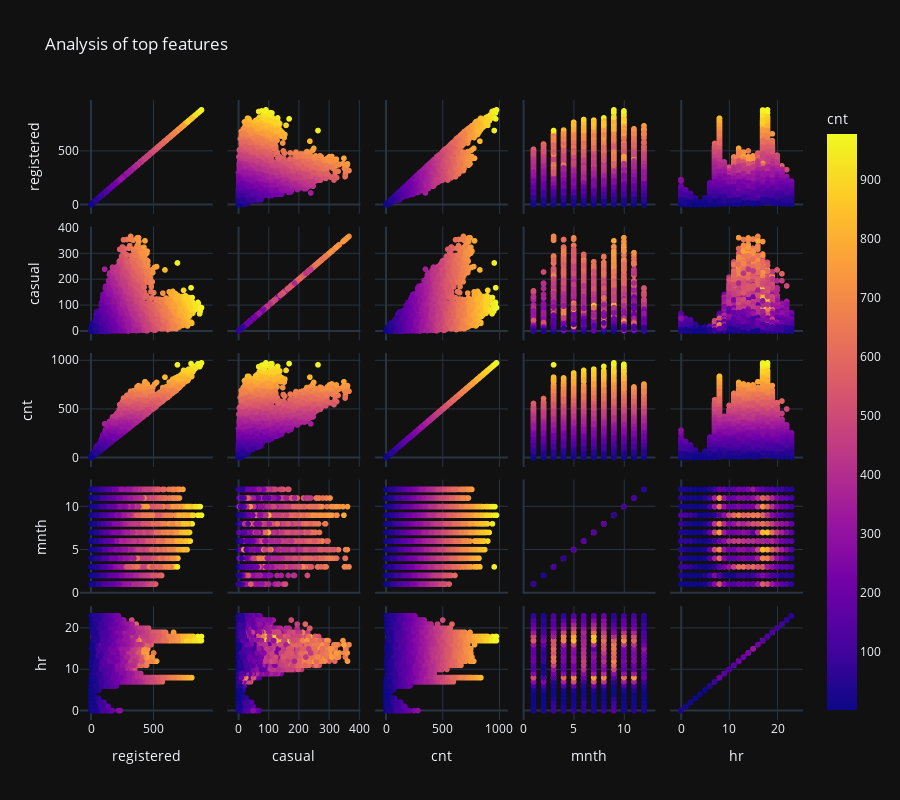

This figure's notebook cell:
### Markdown cell above
## Figures

### Code cell
px.scatter_matrix(
    hour, dimensions=["registered", "casual", "cnt", "mnth", "hr"], color=TARGET,
    height=800, title="Analysis of top features",
)

### Figure 1 — Plotly figure (JSON) as saved in the notebook; plotly's stock layout.template omitted (floating-point values rounded to 4 significant figures; data arrays with more than 128 entries replaced by an {"elided": "..."} marker saying what was removed)
{"data": [{"dimensions": [{"axis": {"matches": true}, "label": "registered", "values": {"elided": "17379 int values"}}, {"axis": {"matches": true}, "label": "casual", "values": {"elided": "17379 int values"}}, {"axis": {"matches": true}, "label": "cnt", "values": {"elided": "17379 int values"}}, {"axis": {"matches": true}, "label": "mnth", "values": {"elided": "17379 int values"}}, {"axis": {"matches": true}, "label": "hr", "values": {"elided": "17379 int values"}}], "hovertemplate": "%{xaxis.title.text}=%{x}<br>%{yaxis.title.text}=%{y}<br>cnt=%{marker.color}<extra></extra>", "legendgroup": "", "marker": {"color": {"elided": "17379 int values"}, "coloraxis": "coloraxis", "symbol": "circle"}, "name": "", "showlegend": false, "type": "splom"}], "layout": {"coloraxis": {"colorbar": {"title": {"text": "cnt"}}, "colorscale": [[0, "#0d0887"], [0.1111, "#46039f"], [0.2222, "#7201a8"], [0.3333, "#9c179e"], [0.4444, "#bd3786"], [0.5556, "#d8576b"], [0.6667, "#ed7953"], [0.7778, "#fb9f3a"], [0.8889, "#fdca26"], [1, "#f0f921"]]}, "dragmode": "select", "height": 800, "legend": {"tracegroupgap": 0}, "title": {"text": "Analysis of top features"}}}
